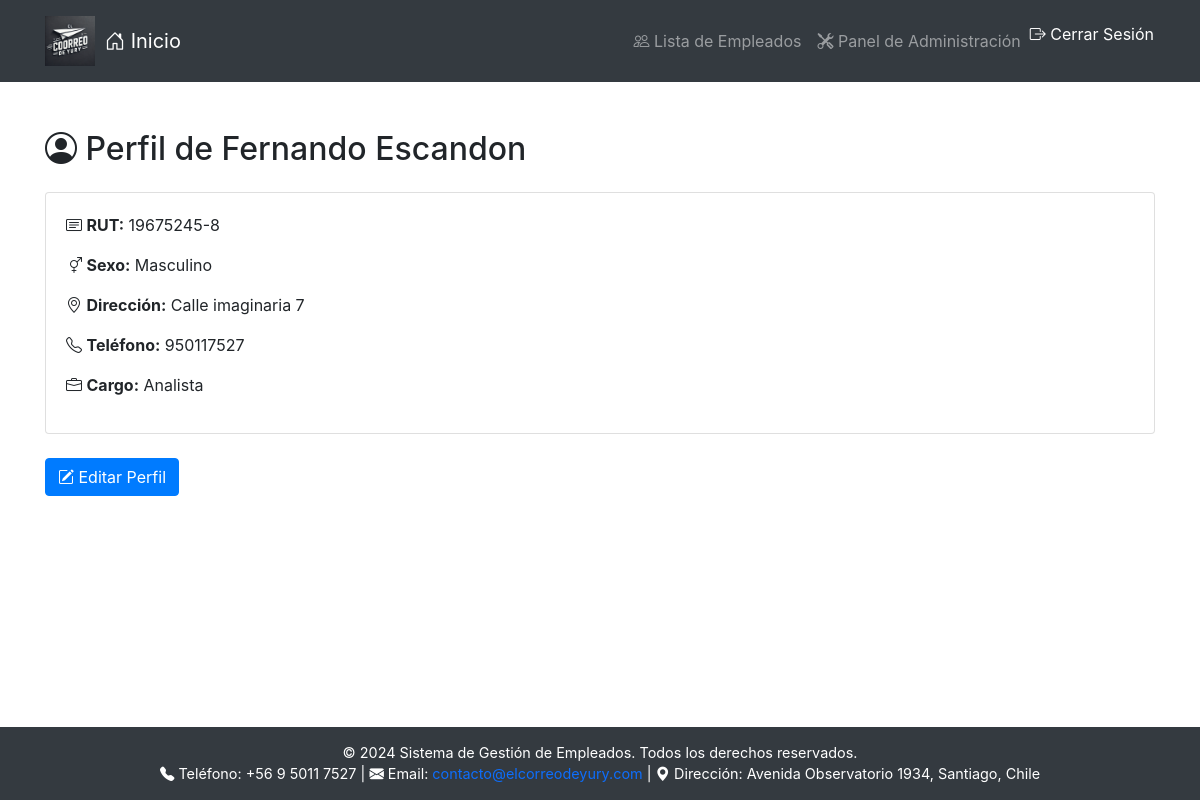
The app's page /empleados/perfil/1/ (signed in) with its own data.
### empleados/models.py (models this page shows, shortened)
class Empleado(models.Model):
    user = models.OneToOneField(User, on_delete=models.CASCADE, related_name='empleado', null=True, blank=True)
    nombre_completo = models.CharField(max_length=255)
    rut = models.IntegerField(unique=True, db_index=True)
    digito_verificador = models.CharField(max_length=1, unique=True, null=True, default='0')
    sexo = models.CharField(max_length=1, choices=[('M', 'Masculino'), ('F', 'Femenino')])
    direccion = models.CharField(max_length=255)
    telefono = models.CharField(max_length=20)
    calle = models.CharField(max_length=150, default="Sin Calle")
    numero = models.CharField(max_length=10, default=0)
    departamento_piso = models.CharField(max_length=50, null=True, blank=True)
    ciudad = models.CharField(max_length=100, choices=CIUDADES_CHOICES, db_index=True, default="Santiago")
    region = models.CharField(max_length=100, choices=REGIONES_CHOICES, db_index=True, default="Región Metropolitana de Santiago")
    cargo = models.ForeignKey(Cargo, on_delete=models.SET_NULL, null=True, related_name='empleados')
    fecha_ingreso = models.DateField(default=timezone.now)
    area = models.ForeignKey(Area, on_delete=models.SET_NULL, null=True, related_name='empleados')
    departamento = models.ForeignKey(Departamento, on_delete=models.SET_NULL, null=True, related_name='empleados')

class Cargo(models.Model):
    nombre = models.CharField(max_length=100, unique=True)
    def __str__(self):
        return self.nombre

### empleados/views.py (the view)
# urls.py: path('perfil/<int:pk>/', EmpleadoPerfilView.as_view(), name='empleado-perfil'),
class EmpleadoPerfilView(LoginRequiredMixin, DetailView):
    model = Empleado
    template_name = 'empleados/empleado_perfil.html'
    context_object_name = 'empleado'
    def get_object(self, queryset=None):
        try:
            return Empleado.objects.get(user=self.request.user)
        except Empleado.DoesNotExist:
            messages.error(self.request, "No tienes un perfil de empleado asociado.")
            return redirect('empleado-list')

### templates/empleados/empleado_perfil.html (shortened to what this page needs)
<!DOCTYPE html>
<html lang="es">
<head>
    {% load static %}
    <link rel="stylesheet" href="https://stackpath.bootstrapcdn.com/bootstrap/4.5.2/css/bootstrap.min.css">
    <link rel="stylesheet" href="https://cdnjs.cloudflare.com/ajax/libs/bootstrap-icons/1.10.5/font/bootstrap-icons.min.css">
</head>
<body>
    <nav class="navbar navbar-expand-lg navbar-dark" style="background-color: #343a40; padding: 1em 0;">
        <div class="container">
            <img src="{% static 'images/logo.webp' %}" alt="Logotipo" style="max-width: 50px; margin-right: 10px;">
            <a class="navbar-brand" href="/"><i class="bi bi-house-door"></i> Inicio</a>
            <div class="collapse navbar-collapse" id="navbarNav">
                <ul class="navbar-nav ml-auto">
                    <li class="nav-item">
                        <a class="nav-link" href="{% url 'empleado-list' %}"><i class="bi bi-people"></i> Lista de Empleados</a>
                    </li>
                    <li class="nav-item">
                        <a class="nav-link" href="{% url 'admin:index' %}"><i class="bi bi-tools"></i> Panel de Administración</a>
                    </li>
                    <li class="nav-item">
                        <form method="post" action="{% url 'logout' %}" style="display: inline;">
                            <button type="submit" class="btn btn-link nav-link" style="color: white; padding: 0; text-decoration: none;">
                                <i class="bi bi-box-arrow-right"></i> Cerrar Sesión
                            </button>
                        </form>
                    </li>
                </ul>
            </div>
        </div>
    </nav>
    <div class="container mt-5 content">
        <h2><i class="bi bi-person-circle"></i> Perfil de {{ empleado.nombre_completo }}</h2>
        <div class="card mt-4">
            <div class="card-body">
                <p><i class="bi bi-card-text"></i> <strong>RUT:</strong> {{ empleado.rut }}-{{ empleado.digito_verificador }}</p>
                <p><i class="bi bi-gender-ambiguous"></i> <strong>Sexo:</strong> {{ empleado.get_sexo_display }}</p>
                <p><i class="bi bi-geo-alt"></i> <strong>Dirección:</strong> {{ empleado.direccion }}</p>
                <p><i class="bi bi-telephone"></i> <strong>Teléfono:</strong> {{ empleado.telefono }}</p>
                <p><i class="bi bi-briefcase"></i> <strong>Cargo:</strong> {{ empleado.cargo }}</p>
            </div>
        </div>
        <a href="{% url 'empleado-perfil-editar' %}" class="btn btn-primary mt-4">
            <i class="bi bi-pencil-square"></i> Editar Perfil
        </a>
    </div>
    <footer>
        <p>&copy; 2024 Sistema de Gestión de Empleados. Todos los derechos reservados.</p>
        <p>
            <i class="bi bi-telephone-fill"></i> Teléfono: +56 9 5011 7527 |
            <i class="bi bi-envelope-fill"></i> Email: <a href="mailto:contacto@elcorreodeyury.com" style="color: #0d6efd;">contacto@elcorreodeyury.com</a> |
            <i class="bi bi-geo-alt-fill"></i> Dirección: Avenida Observatorio 1934, Santiago, Chile
        </p>
    </footer>
</body>
</html>

### templates/empleados/empleado_perfil.html (style rules this page uses)
body { display: flex; flex-direction: column; min-height: 100vh; margin: 0; }
.content { flex: 1; }
footer { background-color: #343a40; color: white; padding: 15px 0; text-align: center; font-size: 0.9em; }
footer p { margin: 0; }

### records on screen
Empleado: nombre_completo "Fernando Escandon", rut "19675245", digito_verificador "8", sexo "Masculino", direccion "Calle imaginaria 7", telefono "950117527", cargo "Analista"
